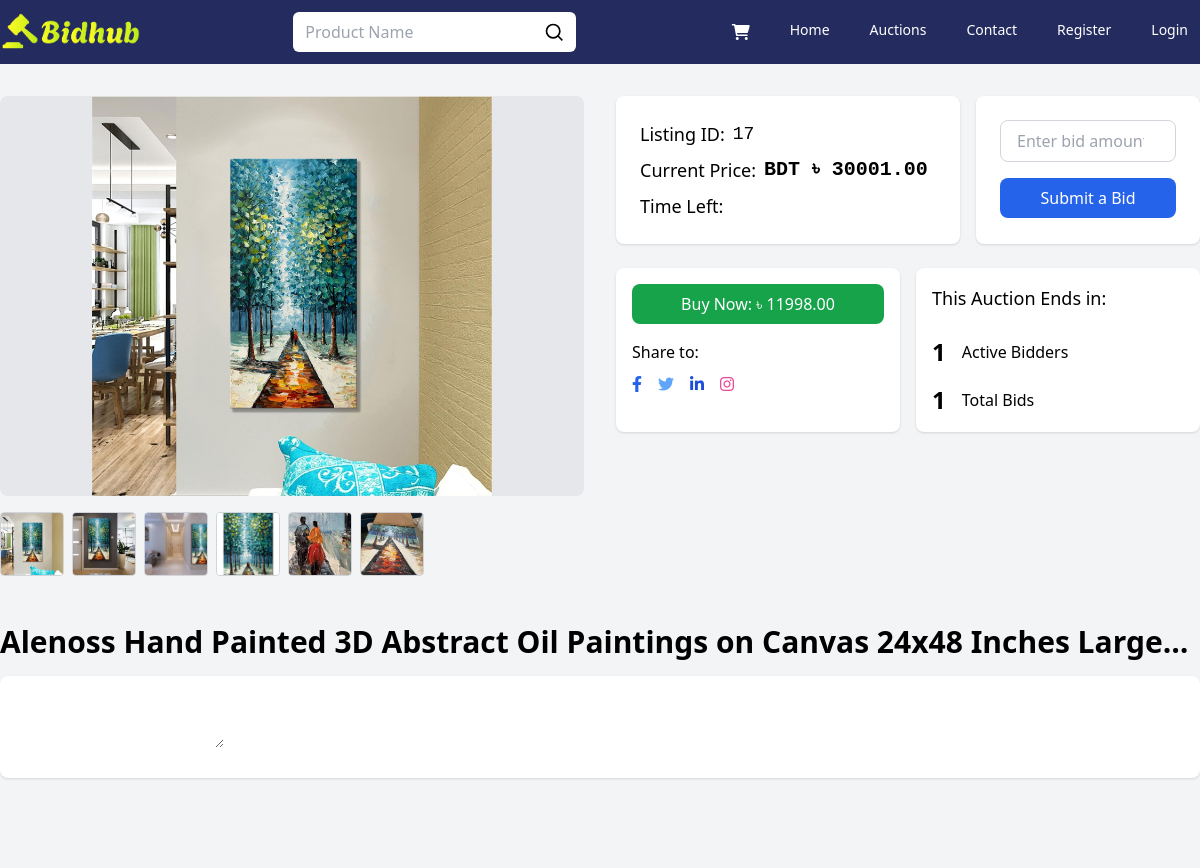
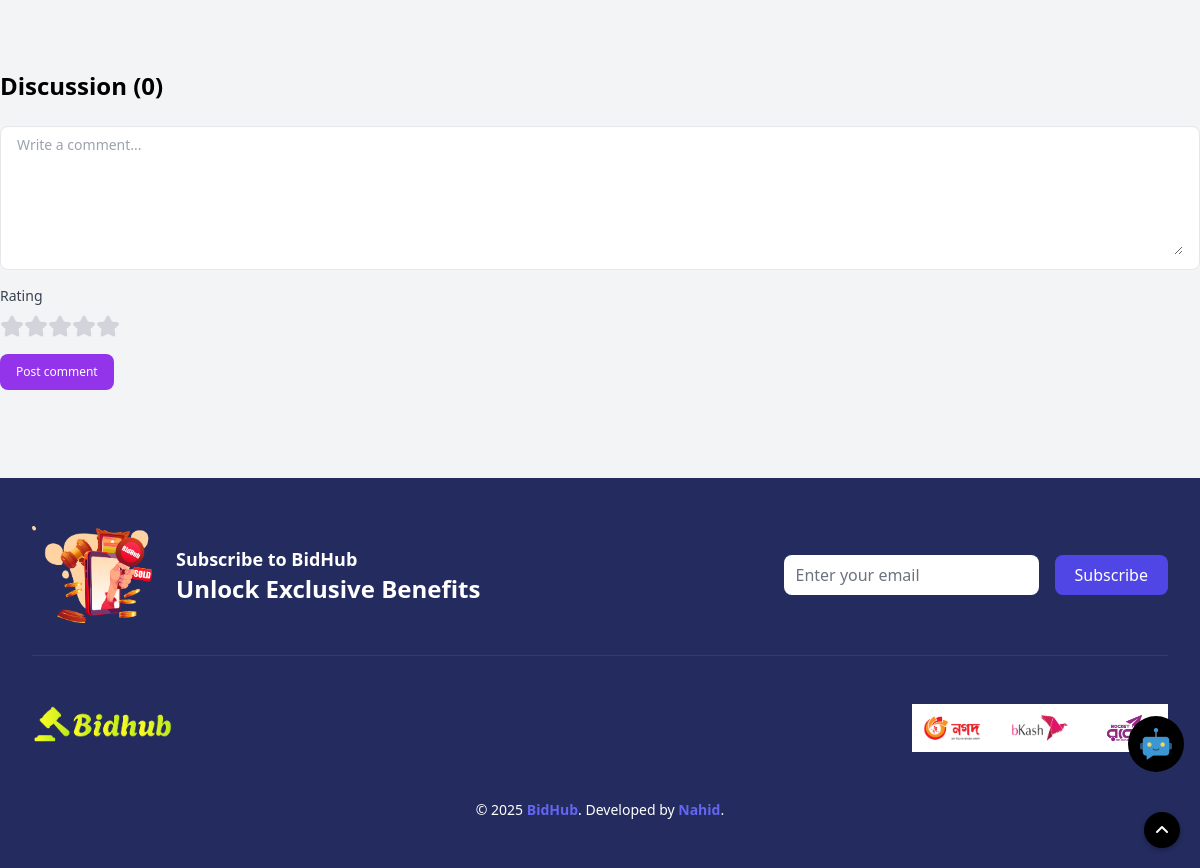
/auction/17, run on an earlier commit of the app's database (2 pictures, top to bottom).
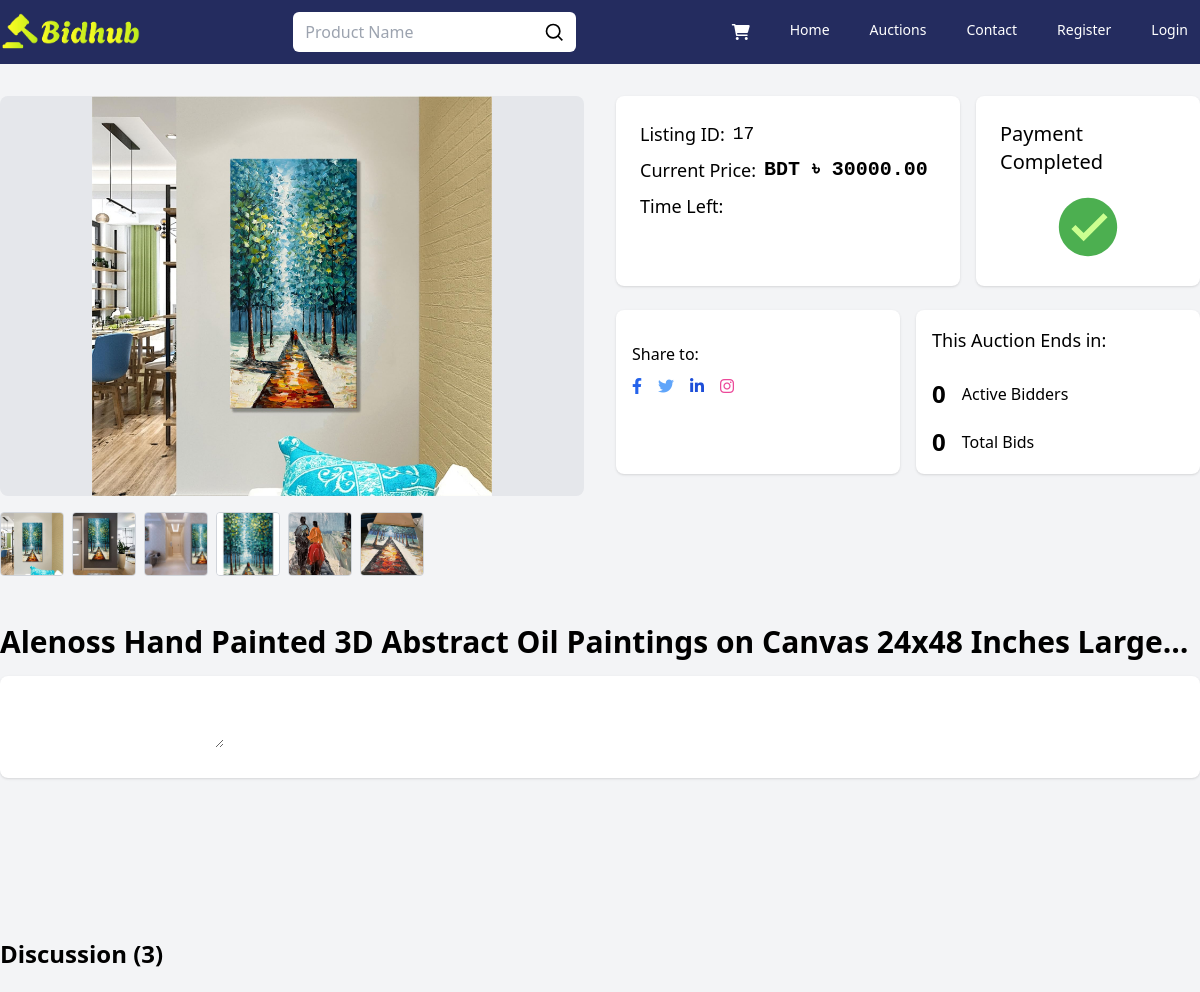
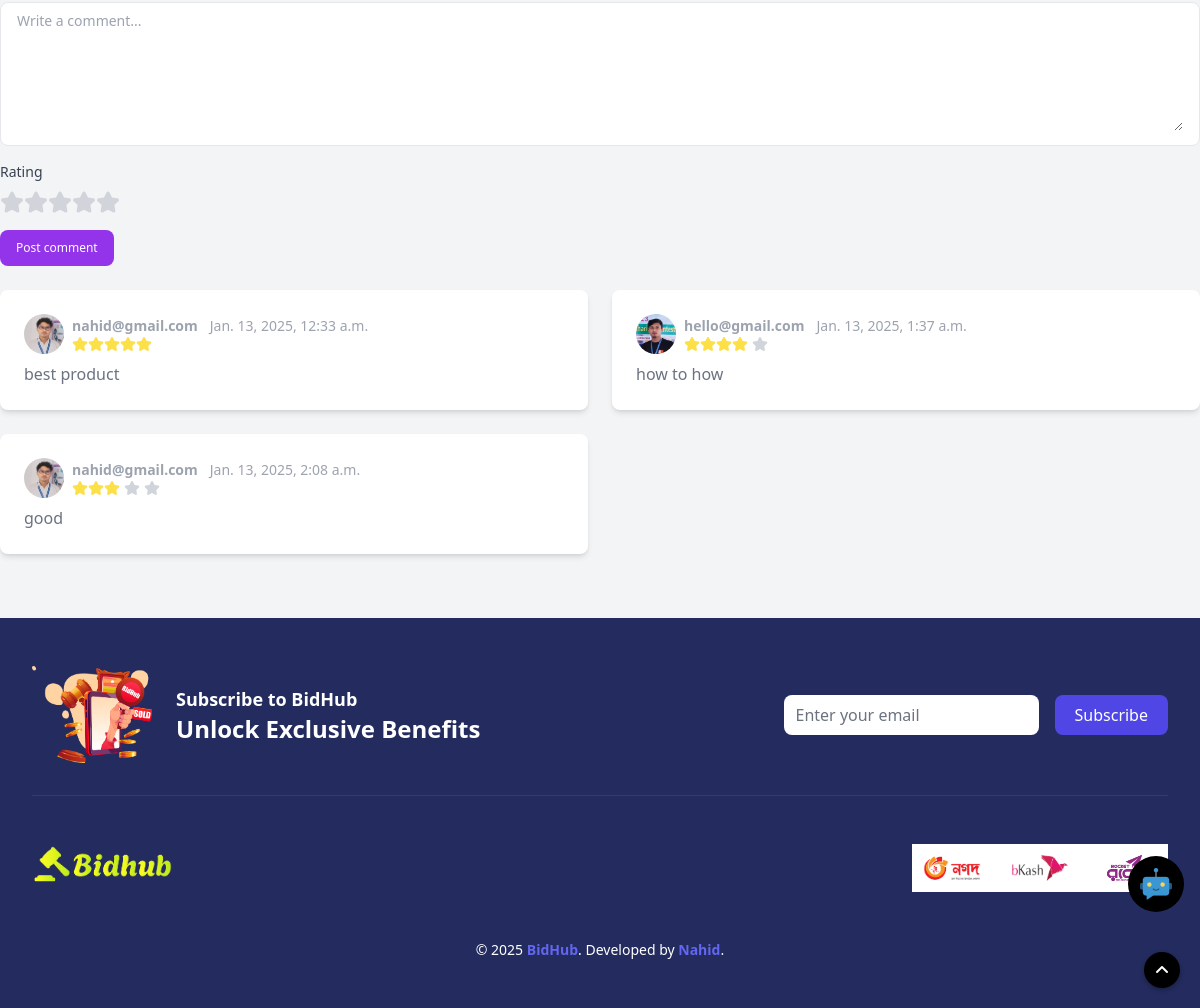
And on a later commit of the database (2 pictures, top to bottom).
### auctions/models.py (models this page shows, shortened)
class AuctionList(models.Model):
    user = models.ForeignKey(User, on_delete=models.CASCADE, null=True)
    title = models.CharField(max_length=2000)
    desc = tinymce_models.HTMLField()
    starting_bid = models.IntegerField()
    buy_now_price = models.IntegerField(default=0)
    bid_watch_list = models.IntegerField(default=0)
    expire_date = models.DateTimeField(blank=False, null=True)
    categories = models.ManyToManyField('Category', through='AuctionCategory')
    active_bool = models.BooleanField(default=True)
    def get_highest_bid(self):
        highest_bid = self.bids.order_by('-bid').first()
        return highest_bid.bid if highest_bid else self.starting_bid

class Comments(models.Model):
    user = models.ForeignKey(User, on_delete=models.CASCADE)
    listing = models.ForeignKey(AuctionList, on_delete=models.CASCADE)
    comment = models.TextField()
    rating = models.IntegerField(
        choices=[(1, '1 Star'), (2, '2 Stars'), (3, '3 Stars'), (4, '4 Stars'), (5, '5 Stars')])
    created_at = models.DateTimeField(auto_now_add=True)
    updated_at = models.DateTimeField(auto_now=True)

class User(AbstractUser):
    profile_picture = models.ImageField(upload_to='profile_pictures', null=True, blank=True)
    email = models.EmailField(_('email address'), unique=True)
    province = models.CharField(max_length=100, blank=True)
    city = models.CharField(max_length=100, blank=True)
    zone = models.CharField(max_length=100, blank=True)
    address = models.TextField(null=True, blank=True)
    zip_code = models.CharField(max_length=20, blank=True)
    phone = models.CharField(max_length=15, blank=True)
    objects = CustomUserManager()
    USERNAME_FIELD = 'username'
    EMAIL_FIELD = 'email'
    REQUIRED_FIELDS = ['email']
    def __str__(self):
        return self.email

### auctions/views.py (the view)
# urls.py: path("auction/<int:list_id>", views.auction_details, name="auctionDetails"),
def auction_details(request, list_id):
    auction = get_object_or_404(AuctionList, pk=list_id, active_bool=True)
    images = AuctionImage.objects.filter(auction=auction)
    image_urls = [request.build_absolute_uri(image.image_url.url) for image in images if image.image_url]
    bids_present = Bids.objects.filter(auction=auction)
    total_bids = bids_present.count()
    total_bidders = Bids.objects.filter(auction=auction).values('user').annotate(total_bids=Count('user')).count()
    highest_bid = auction.get_highest_bid()
    comments = Comments.objects.filter(listing=auction)
    for comment in comments:
        comment.user_photo = comment.user.profile_picture.url if comment.user.profile_picture else None
    rating_range = range(1, 6)
    context = {
        "list": auction,
        "image_urls": image_urls,
        "comments": comments,
        "rating_range": rating_range,
        "present_bid": minbid(auction.starting_bid, bids_present),
        "total_bids": total_bids,
        "total_bidders": total_bidders,
        "highest_bid": highest_bid,  # Add highest bid to context
        "is_owner": auction.user == request.user,
        "is_payment": Payment.objects.filter(auction=auction, status="VALID").exists()
    }
    return render(request, "details.html", context)

### auctions/templates/details.html (shortened to what this page needs)
{% extends "layout.html" %}
{% load static %}
{% block body %}
    <section class="py-24 bg-gray-100">
        <div class="container mx-auto px-4 lg:px-0 max-w-[1280px] w-full m-auto">
            <div class="grid grid-cols-1 lg:grid-cols-2 gap-8">
                <div class="relative">
                    <div class="relative w-full h-[400px] bg-gray-200 rounded-lg overflow-hidden">
                        {% if image_urls %}
                            <img src="{{ image_urls.0 }}"
                                 alt="Auction Image"
                                 id="mainImage"
                                 class="w-auto h-full m-auto object-cover object-center cursor-pointer"
                                 onclick="openFullscreen(this.src)"
                            />
                        {% endif %}
                    </div>
                    <div class="relative flex items-center">
                        <div class="flex gap-2 mt-4 overflow-x-auto scroll-smooth scrollbar-hide" id="thumbnail-slider">
                            {% for image_url in image_urls %}
                                <div class="w-16 h-16 flex-shrink-0 overflow-hidden border border-gray-300 rounded cursor-pointer snap-center"
                                     onclick="showImg(this.querySelector('img').src)">
                                    <img src="{{ image_url }}"
                                         alt="Thumbnail Image"
                                         class="w-full h-full object-cover transition-transform transform hover:scale-110"/>
                                </div>
                            {% endfor %}
                        </div>
                    </div>
                </div>
                <div class="space-y-6">
                    <div class="grid grid-cols-1 md:grid-cols-5 gap-4">
                        <div class="bg-white shadow rounded-lg p-6 md:col-span-3">
                            <ul class="space-y-2">
                                <li class="flex gap-2 items-center text-lg font-medium">
                                    <span>Listing ID:</span>
                                    <span class="font-mono">{{ list.id }}</span>
                                </li>
                                <li class="flex gap-2 items-center text-lg font-medium">
                                    <span>Current Price:</span>
                                    <span class="text-xl font-bold font-mono">BDT ৳
                                        {{ present_bid|floatformat:2 }}</span>
                                </li>
                                <li class="flex gap-2 items-center text-lg font-medium">
                                    <span>Time Left:</span>
                                </li>
                            </ul>
                        </div>
                        <div class="bg-white shadow rounded-lg p-6 md:col-span-2">
                            {% if is_payment %}
                                <div class="h-full w-full flex flex-col gap-4 justify-center items-center">
                                    <h1 class="text-xl">Payment Completed</h1>
                                </div>
                            {% else %}
                                {% if is_owner %}
                                    <div class="w-full h-full flex justify-center items-center">
                                        <a href="javascript:void(0);"
                                           class="bg-red-600 text-white px-4 py-2 rounded-lg hover:bg-red-700"
                                           onclick="openCloseBidModal('{{ list.id }}')">Close Auction</a>
                                    </div>
                                {% else %}
                                    <form class="space-y-4 flex flex-col items-center" method="POST">
                                        <input required name="bid_amnt"
                                               placeholder="Enter bid amount"
                                               type="number"
                                               class="w-full px-4 py-2 border border-gray-300 rounded-lg focus:ring-2 focus:ring-blue-500"/>
                                        <button type="submit"
                                                name="list_id"
                                                class="bg-blue-600 text-white px-4 py-2 rounded-lg hover:bg-blue-700 w-full"
                                                value="{{ list.id }}"
                                        >
                                            Submit a Bid
                                        </button>
                                    </form>
                                {% endif %}
                            {% endif %}
                        </div>
                    </div>
                    <div class="grid grid-cols-1 md:grid-cols-2 gap-4">
                        <div class="bg-white shadow rounded-lg p-4 col-span-1">
                            {% if not is_payment %}
                                <a href="{% url 'BuyNow' list.id %}"
                                   class="block bg-green-600 text-white px-4 py-2 rounded-lg text-center hover:bg-green-700"
                                >
                                    Buy Now: ৳ {{ list.buy_now_price|floatformat:2 }}
                                </a>
                            {% endif %}
                            <div class="flex gap-4 items-center justify-between">
                                <div class="mt-4">
                                    <span class="block mb-2 font-medium">Share to:</span>
                                    <ul class="flex space-x-4">
                                        <li>
                                            <a href="#0" class="text-blue-600 hover:text-blue-700">
                                                <i class="fab fa-facebook-f"></i></a>
                                        </li>
                                        <li>
                                            <a href="#0" class="text-blue-400 hover:text-blue-500">
                                                <i class="fab fa-twitter"></i></a>
                                        </li>
                                        <li>
                                            <a href="#0" class="text-blue-700 hover:text-blue-800">
                                                <i class="fab fa-linkedin-in"></i></a>
                                        </li>
                                        <li>
                                            <a href="#0" class="text-pink-500 hover:text-pink-600">
                                                <i class="fab fa-instagram"></i></a>
                                        </li>
                                    </ul>
                                </div>
                            </div>
                        </div>
                        <div class="bg-white shadow rounded-lg p-4 col-span-1">
                            <h6 class="text-lg font-medium">This Auction Ends in:</h6>
                            <div class="mt-6 space-y-4">
                                <div class="flex items-center space-x-4">
                                    <h3 class="text-2xl font-bold">
                                        <span class="counter">{{ total_bidders }}</span>
                                    </h3>
                                    <p>Active Bidders</p>
                                </div>
                                <div class="flex items-center space-x-4">
                                    <h3 class="text-2xl font-bold">
                                        <span class="counter">{{ total_bids }}</span>
                                    </h3>
                                    <p>Total Bids</p>
                                </div>
                            </div>
                        </div>
                    </div>
                </div>
            </div>
            <h3 class="text-3xl font-semibold mt-12 cursor-pointer" onclick="toggleTitle(this)">
                <span class="line-clamp-1 overflow-hidden">{{ list.title }}</span>
            </h3>
            <div class="mt-4">
                <div class="bg-white shadow rounded-lg p-6">
                    <textarea id="desc">
                        {{ list.desc }}
                    </textarea>
                </div>
            </div>
        </div>
    </section>
    <section class="py-8 lg:py-16 bg-gray-100 text-black">
        <div class="max-w-7xl mx-auto">
            <div class="flex justify-between items-center mb-6">
                <h2 class="text-lg lg:text-2xl font-bold">Discussion ({{ comments|length }})</h2>
            </div>
            <form class="mb-6" action="{% url 'comment' %}" method="POST">
                <div class="py-2 px-4 bg-white mb-4 rounded-lg rounded-t-lg border">
                    <textarea id="comment" rows="6" name="comment"
                              class="px-0 w-full text-sm border-0 focus:ring-0 focus:outline-none"
                              placeholder="Write a comment..." required></textarea>
                </div>
                <div class="mb-4">
                    <label for="rating" class="block text-sm font-medium text-gray-700 mb-2">Rating</label>
                    <div class="flex items-center" id="star-rating">
                        {% for i in rating_range %}
                            <svg class="w-6 h-6 text-gray-300 cursor-pointer" data-index="{{ i }}"
                                 xmlns="http://www.w3.org/2000/svg" fill="currentColor" viewBox="0 0 22 20">
                                <path d="M20.924 7.625a1.523 1.523 0 0 0-1.238-1.044l-5.051-.734-2.259-4.577a1.534 1.534 0 0 0-2.752 0L7.365 5.847l-5.051.734A1.535 1.535 0 0 0 1.463 9.2l3.656 3.563-.863 5.031a1.532 1.532 0 0 0 2.226 1.616L11 17.033l4.518 2.375a1.534 1.534 0 0 0 2.226-1.617l-.863-5.03L20.537 9.2a1.523 1.523 0 0 0 .387-1.575Z"/>
                            </svg>
                        {% endfor %}
                    </div>
                </div>
                <button type="submit" name="list_id" value="{{ list.id }}"
                        class="inline-flex bg-purple-600 text-white items-center py-2.5 px-4 text-xs font-medium text-center rounded-lg focus:ring-4">
                    Post comment
                </button>
            </form>
            <div class="grid grid-cols-1 lg:grid-cols-2 gap-6">
                {% for comment in comments %}
                    <article class="p-6 text-base bg-white rounded-lg shadow-md">
                        <footer class="flex justify-between items-center mb-2">
                            <div class="flex items-center">
                                <img class="mr-2 w-10 h-10 rounded-full" src="{{ comment.user_photo }}"
                                     alt="{{ comment.user }}">
                                <div class="flex flex-col">
                                    <div class="flex flex-wrap">
                                        <p class="inline-flex text-gray-400 items-center mr-3 text-sm font-semibold">{{ comment.user }}</p>
                                        <p class="text-sm text-gray-400">{{ comment.created_at }}</p>
                                    </div>
                                    <div>
                                        <div class="flex items-center">
                                        </div>
                                    </div>
                                </div>
                            </div>
                        </footer>
                        <p class="text-gray-500 dark:text-gray-400">{{ comment.comment }}</p>
                    </article>
                {% endfor %}
            </div>
        </div>
    </section>
    {% include "assistant.html" %}
{% endblock %}

What changed in the data, as far as the page shows it:
changed AuctionList "Alenoss Hand Painted 3D Abstract Oil Paintings on Canvas 24x48 Inches…": buy_now_price "11998.00" → (not shown)
added Comments: user "nahid@gmail.com", created_at "Jan. 13, 2025, 12:33 a.m.", rating 5 (drawn), comment "best product"
added Comments: shows a picture, user "hello@gmail.com", created_at "Jan. 13, 2025, 1:37 a.m.", rating 4 (drawn), comment "how to how"
added Comments: user "nahid@gmail.com", created_at "Jan. 13, 2025, 2:08 a.m.", rating 3 (drawn), comment "good"
Also different on the page:
{{ present_bid|floatformat:2 }}: "30001.00" → "30000.00"
{{ total_bidders }}: "1" → "0"
{{ total_bids }}: "1" → "0"
{{ comments|length }}: "0" → "3"
text no longer shown: "Submit a Bid Buy Now: ৳"
text now shown: "Payment Completed"
